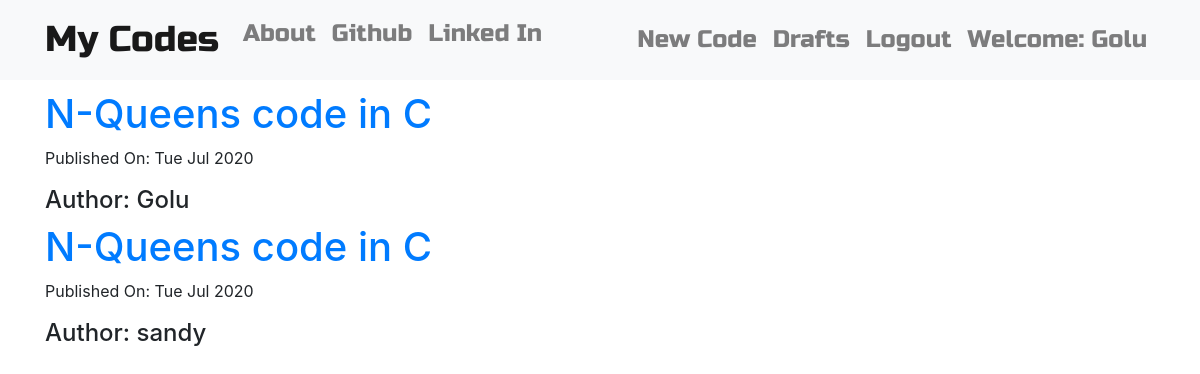
The app's page / (signed in) with its own data.
### basic/models.py (models this page shows, shortened)
class codes(models.Model):
    author = models.ForeignKey('auth.User', on_delete=models.CASCADE)
    title = models.CharField(max_length=50)
    text = models.TextField()
    created_date = models.DateTimeField(default=timezone.now)
    published_date = models.DateTimeField(blank=True, null=True)

### basic/views.py (the view)
# urls.py: path('', views.CodeListView.as_view(), name='code_list'),
class CodeListView(ListView):
    model = codes
    def get_queryset(self):
        return codes.objects.filter(published_date__lte=timezone.now()).order_by('-published_date')

### basic/templates/basic/codes_list.html
{% extends "basic/base.html" %}
{% block content %}
    <div class="centerstage">
        {% for code in codes_list %}
            <div class="code">
                <h1><a href="{% url 'code_detail' pk=code.pk %}">{{ code.title }}</a></h1>
                <div class="date">
                    <p>Published On: {{ code.published_date|date:"D M Y" }}</p>
                </div>
                <h4>Author: {{ code.author }}</h4>
            </div>
        {% endfor %}
    </div>
{% endblock %}

### basic/templates/basic/base.html (shortened to what this page needs)
<!DOCTYPE html>
{% load static %}
<html lang="en">
<head>
    <link rel="stylesheet" href="https://stackpath.bootstrapcdn.com/bootstrap/4.5.0/css/bootstrap.min.css">
    <link rel="stylesheet" href="{% static 'css/master.css' %}">
</head>
<body class="loader">
    <nav class="navbar navbar-expand-lg navbar-light bg-light techfont">
        <div class="container collapse navbar-collapse" id="navbarSupportedContent">
            <ul class="navbar-nav mr-auto">
                <li class="nav-item">
                    <a class="navbar-brand bigbrand" href="{% url 'code_list' %}">My Codes</a>
                </li>
                <li class="nav-item">
                    <a class="nav-link" href="{% url 'about' %}">About</a>
                </li>
                <li class="nav-item">
                    <a class="nav-link" href="https://github.com/badri7489">Github</a>
                </li>
                <li class="nav-item">
                    <a class="nav-link" href="https://www.linkedin.com/">Linked In</a>
                </li>
            </ul>
            <ul class="navbar-nav navbar-right">
                {% if user.is_authenticated %}
                    <li class="nav-item">
                        <a class="nav-link" href="{% url 'code_new' %}">New Code</a>
                    </li>
                    <li class="nav-item">
                        <a class="nav-link" href="{% url 'code_draft_list' %}">Drafts</a>
                    </li>
                    <li class="nav-item">
                        <a class="nav-link" href="{% url 'logout' %}">Logout</a>
                    </li>
                    <li class="nav-item">
                        <a class="nav-link">Welcome: {{ user.username }}</a>
                    </li>
                {% else %}
                    <li class="nav-item">
                        <a class="nav-link" href="{% url 'login' %}">Login</a>
                    </li>
                {% endif %}
            </ul>
        </div>
    </nav>
    <div class="container">
        {% block content %}
        {% endblock %}
    </div>
</body>
</html>

### basic/static/css/master.css (style rules this page uses)
.techfont { font-family: 'Russo One', sans-serif; font-size: 1.5em; margin-bottom: 10px; }
.centerstage { margin-left: auto; margin-right: auto; }
.bigbrand { font-size: 1.5em; }
.loader { filter:hue-rotate(0deg); color:linear-gradient(45deg,#0f8,#08f); animation:hue 10000ms infinite linear; }

### records on screen
codes: title "N-Queens code in C", published_date "Tue Jul 2020", author "Golu"
codes: title "N-Queens code in C", published_date "Tue Jul 2020", author "sandy"

### other values on screen
{{ user.username }} "Golu"
